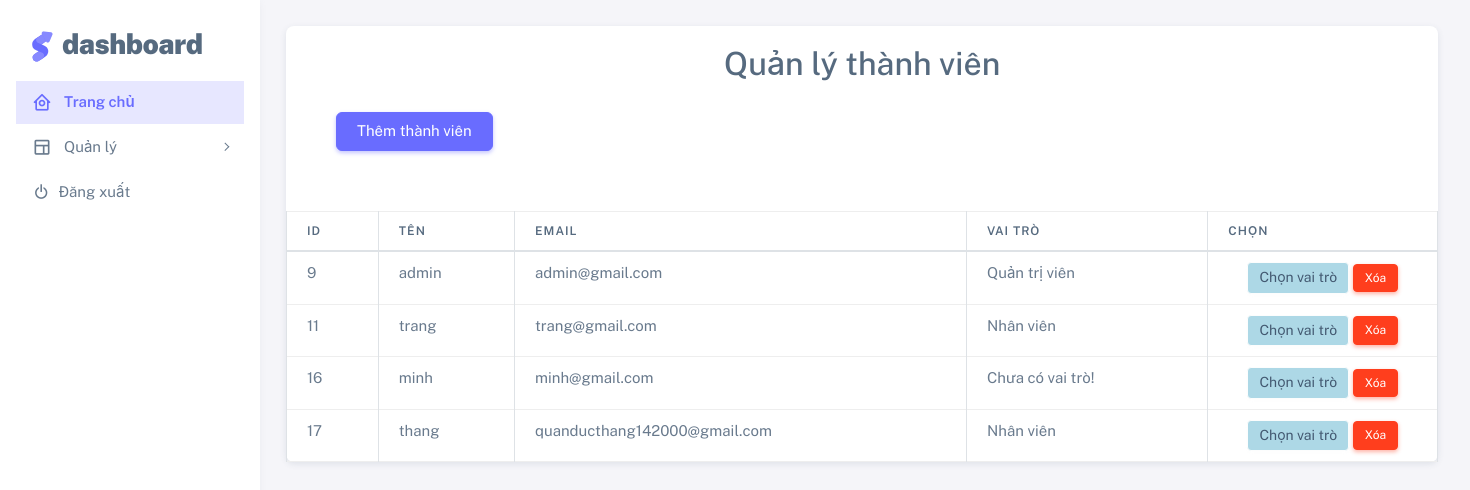
The app's page /admin/manage/users/users.php with its own data.
### tables this page shows
CREATE TABLE `users` (
  `id` int(11) NOT NULL,
  `name` varchar(100) NOT NULL,
  `password` varchar(100) NOT NULL,
  `email` varchar(100) NOT NULL,
  `number` int(20) NOT NULL,
  `addr` varchar(50) NOT NULL,
  `ngaytao` timestamp NULL DEFAULT NULL,
  `ngaysua` timestamp NULL DEFAULT NULL
);

### admin/manage/users/users.php (the view, shortened to what this page needs)
<?php
include '../../../connectDB/ConnectDB.php';
include("../../nav.php");
$sql   =   "SELECT
            GROUP_CONCAT(roles.name) as name,
            GROUP_CONCAT(roles.id) as role_id,users.id AS user_id, email,users.NAME AS user_name
            FROM users
            LEFT JOIN user_has_roles ON users.id = user_has_roles.user_id
            LEFT JOIN roles ON roles.id = user_has_roles.role_id
            GROUP BY users.id";
            $query  = mysqli_query($ketnoi, $sql);
            $num_rows  = mysqli_num_rows($query);
            $list_user = array();
            if ($num_rows > 0) {
                while ($row = mysqli_fetch_array($query)) {
                    $list_user[] = [
                        'id'    => $row['user_id'],
                        'name'  => $row['user_name'],
                        'email' => $row['email'],
                        'role_id' => $row['role_id'],
                        'role_name' => ($row['name']) ? $row['name'] : 'Chưa có vai trò!'
                    ];
                }
            }
?>
<!DOCTYPE html>
<html>
<head>
    <link rel="stylesheet" href="https://maxcdn.bootstrapcdn.com/bootstrap/4.3.1/css/bootstrap.min.css">
    <link rel="stylesheet" href="../../../assets/vendor/fonts/boxicons.css" />
    <link rel="stylesheet" href="../../../assets/vendor/css/core.css" class="template-customizer-core-css" />
    <link rel="stylesheet" href="../../../assets/vendor/css/theme-default.css" class="template-customizer-theme-css" />
    <link rel="stylesheet" href="../../../assets/css/demo.css" />
    <link rel="stylesheet" href="../../../assets/css/home.css" />
    <link rel="stylesheet" href="../../../assets/vendor/libs/perfect-scrollbar/perfect-scrollbar.css" />
    <link rel="stylesheet" href="../../../assets/vendor/libs/apex-charts/apex-charts.css" />
</head>
<body>
    <div class="container-xxl flex-grow-1 container-p-y">
        <div class="row">
            <div class="col-lg-10 mb-4 order-0">
                <div class="card">
                    <div class="d-flex align-items-end row">
                        <div class="panel" style="box-shadow: none;">
                            <h2 style="text-align: center; margin-top: 20px;"> Quản lý thành viên </h2>
                            <button type="button" class="btn btn-primary" id="clickModal" data-toggle="modal" data-target="#myModal" style="margin-left: 50px;"> Thêm thành viên</button>
                            <table class="table table-bordered" style="margin-top: 60px;border:1px solid #eee;">
                                <thead>
                                    <tr>
                                        <th>ID</th>
                                        <th>Tên</th>
                                        <th>Email</th>
                                        <th>Vai trò</th>
                                        <th style="width:230px">Chọn</th>
                                    </tr>
                                </thead>
                                <tbody>
                                    <?php foreach ($list_user as $item) {
                                    ?>
                                        <tr class="item__user" data-name="<?= $item['name']; ?>">
                                            <td><?= $item['id']; ?></td>
                                            <td><?= $item['name']; ?></td>
                                            <td><?= $item['email']; ?></td>
                                            <td><?= $item['role_name']; ?></td>
                                            <td style="text-align:center">
                                                <form action="user-role.php" method="post">
                                                    <button class="btn btn-sm btn-light" style="background-color:lightblue; font-size: 14px;"> Chọn vai trò</button>
                                                    <a onclick="return confirm('Bạn có chắc xóa không ?')" href="delete-user.php?id=<?= $item['id']; ?>" class="btn btn-danger btn-sm"> Xóa </a>
                                                </form>
                                            </td>
                                        </tr>
                                    <?php } ?>
                                </tbody>
                            </table>
                        </div>
                    </div>
                </div>
            </div>
        </div>
    </div>
</body>
</html>

### assets/css/home.css (style rules this page uses)
.container-xxl { margin-left: 260px; }

### admin/manage/users/add-user.php (style rules this page uses)
.btn-primary { margin-top: 15px; }

### records on screen
users: id "9", name "admin", email "admin@gmail.com", role_name "Quản trị viên"
users: id "11", name "trang", email "trang@gmail.com", role_name "Nhân viên"
users: id "16", name "minh", email "minh@gmail.com", role_name "Chưa có vai trò!"
users: id "17", name "thang", email "quanducthang142000@gmail.com", role_name "Nhân viên"
